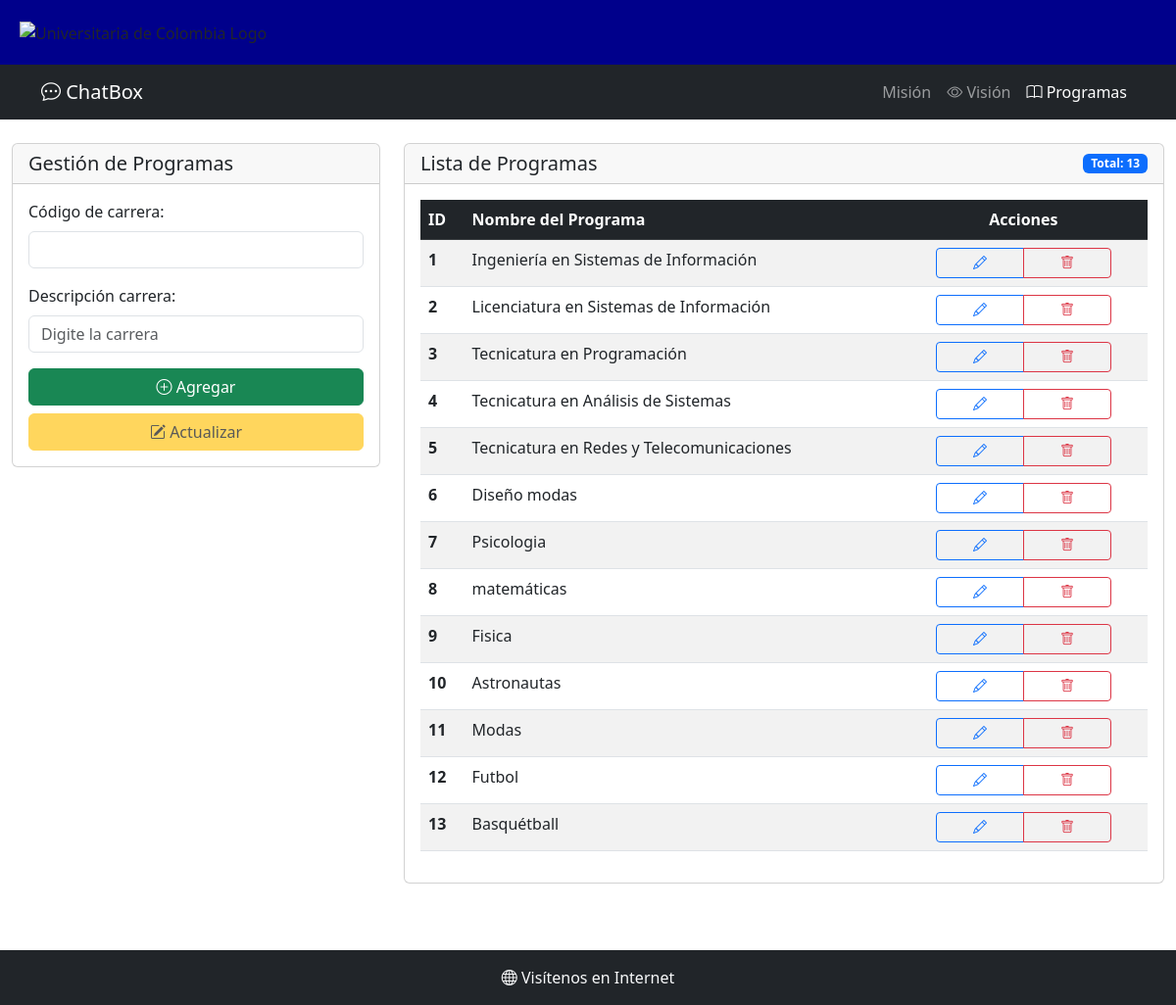
The app's page /programas, older data.
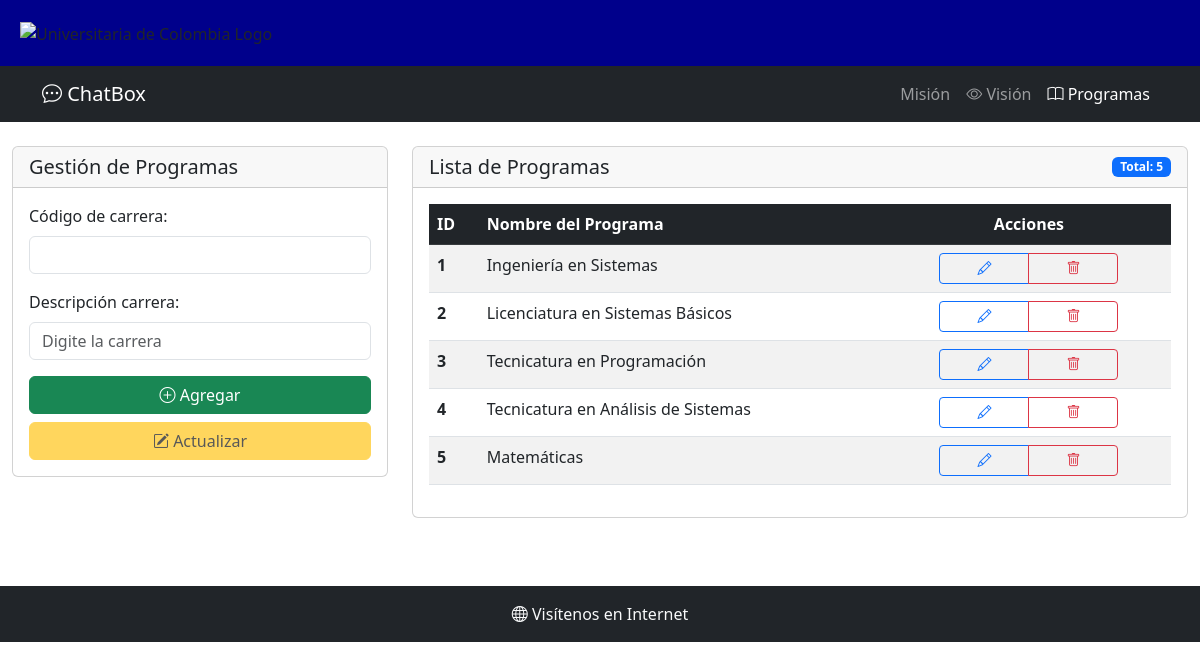
The same page, newer data.
### tables this page shows
CREATE TABLE programas (
    codcarrera INTEGER PRIMARY KEY AUTOINCREMENT,
    descarrera TEXT NOT NULL UNIQUE
);

### main.py (the view, shortened to what this page needs)
@app.route("/programas", methods=["GET", "POST"])
def programas():
    conn = create_connection(DB_FILE)
    cursor = conn.cursor()
    cursor.execute("SELECT * FROM programas ORDER BY codcarrera")
    rows = cursor.fetchall()
    conn.close()
    return render_template("programas.html", programas=rows)

### conexion.py (called while the page is built)
def create_connection(db_file):
    try:
        connection = sqlite3.connect(db_file)
        connection.row_factory = sqlite3.Row  # Acceso a columnas por nombre
        print(f"Conexión exitosa a SQLite: {db_file}")
        return connection
    except sqlite3.Error as e:
        print(f"Error al conectar a SQLite: {e}")
        return None

### templates/programas.html (shortened to what this page needs)
{% extends 'base.html' %}
{% block content %}
<div class="row">
    <div class="col-md-4">
        <div class="card">
            <div class="card-header">
                <h5 class="card-title mb-0">Gestión de Programas</h5>
            </div>
            <div class="card-body">
                <form id="programaForm">
                    <div class="mb-3">
                        <label for="codcarrera" class="form-label">Código de carrera:</label>
                        <input type="number" class="form-control" id="codcarrera" name="codcarrera" required>
                    </div>
                    <div class="mb-3">
                        <label for="descarrera" class="form-label">Descripción carrera:</label>
                        <input type="text" class="form-control" id="descarrera" name="descarrera" placeholder="Digite la carrera" required>
                    </div>
                    <div class="d-grid gap-2">
                        <button type="submit" id="btnAgregar" class="btn btn-success">
                            <i class="bi bi-plus-circle"></i> Agregar
                        </button>
                        <button type="button" id="btnActualizar" class="btn btn-warning" disabled>
                            <i class="bi bi-pencil-square"></i> Actualizar
                        </button>
                    </div>
                </form>
            </div>
        </div>
    </div>
    <div class="col-md-8">
        <div class="card">
            <div class="card-header d-flex justify-content-between align-items-center">
                <h5 class="card-title mb-0">Lista de Programas</h5>
                <span class="badge bg-primary" id="totalProgramas">Total: {{ programas|length }}</span>
            </div>
            <div class="card-body">
                {% if programas %}
                <div class="table-responsive">
                    <table class="table table-striped table-hover" id="tablaProgramas">
                        <thead class="table-dark">
                            <tr>
                                <th scope="col">ID</th>
                                <th scope="col">Nombre del Programa</th>
                                <th scope="col" class="text-center">Acciones</th>
                            </tr>
                        </thead>
                        <tbody>
                            {% for prog in programas %}
                            <tr>
                                <td><strong>{{ prog[0] }}</strong></td>
                                <td>{{ prog[1] }}</td>
                                <td class="text-center">
                                    <div class="btn-group" role="group">
                                        <button type="button" class="btn btn-outline-primary btn-sm"
                                                onclick="cargarPrograma('{{ prog[0] }}')"
                                                title="Modificar">
                                            <i class="bi bi-pencil"></i>
                                        </button>
                                        <button type="button" class="btn btn-outline-danger btn-sm"
                                                onclick="eliminarPrograma('{{ prog[0] }}')"
                                                title="Eliminar">
                                            <i class="bi bi-trash"></i>
                                        </button>
                                    </div>
                                </td>
                            </tr>
                            {% endfor %}
                        </tbody>
                    </table>
                </div>
                {% endif %}
            </div>
        </div>
    </div>
</div>
{% endblock %}

### templates/base.html (shortened to what this page needs)
<!DOCTYPE html>
<html lang="es">
<head>
    <link href="https://cdn.jsdelivr.net/npm/bootstrap@5.3.0/dist/css/bootstrap.min.css" rel="stylesheet">
    <link href="https://cdn.jsdelivr.net/npm/bootstrap-icons@1.10.0/font/bootstrap-icons.css" rel="stylesheet">
    <link rel="stylesheet" href="../static/css/style.css">
</head>
<body>
    <div class="estimgu">
        <img src="https://universitariadecolombia.edu.co/wp-content/uploads/2025/04/Logo_universitaria_white_3-1.png"
             srcset="https://universitariadecolombia.edu.co/wp-content/uploads/2025/04/Logo_universitaria_white_3-1.png 1x"
             alt="Universitaria de Colombia Logo"
             data-retina_logo_url=""
             class="fusion-standard-logo">
    </div>
    <nav class="navbar navbar-expand-sm navbar-dark bg-dark">
        <div class="container">
            <a class="navbar-brand" href="{{url_for('index')}}">
                <i class="bi bi-chat-dots"></i> ChatBox
            </a>
            <div class="collapse navbar-collapse" id="navbarNav">
                <ul class="navbar-nav ms-auto">
                    <li class="nav-item">
                        <a class="nav-link {% if request.endpoint == 'mision' %}active{% endif %}" href="{{url_for('mision')}}">
                             Misión
                        </a>
                    </li>
                    <li class="nav-item">
                        <a class="nav-link {% if request.endpoint == 'vision' %}active{% endif %}" href="{{url_for('vision')}}">
                            <i class="bi bi-eye"></i> Visión
                        </a>
                    </li>
                    <li class="nav-item">
                        <a class="nav-link {% if request.endpoint == 'programas' %}active{% endif %}" href="{{url_for('programas')}}">
                            <i class="bi bi-book"></i> Programas
                        </a>
                    </li>
                </ul>
            </div>
        </div>
    </nav>
    <div class="container-fluid mt-4">
        {% block content %}
        {% endblock %}
    </div>
    <div class="espacio"></div>
    <footer class="bg-dark text-light py-3 mt-5">
        <div class="container text-center">
            <p class="mb-0">
                <a href="https://www.google.com" target="_blank" class="text-decoration-none text-light">
                    <i class="bi bi-globe"></i> Visítenos en Internet
                </a>
            </p>
        </div>
    </footer>
</body>
</html>

### static/css/style.css (style rules this page uses)
.estimgu { background-color: darkblue; padding:20px; }
.fusion-standard-logo { width:250px; height:65px; }
.espacio { height: 20px; }
.btn { min-width: 90px; }

Row changes from the older to the newer data that the page shows:
removed programas: codcarrera "6", descarrera "Diseño modas"
removed programas: codcarrera "7", descarrera "Psicologia"
removed programas: codcarrera "8", descarrera "matemáticas"
removed programas: codcarrera "9", descarrera "Fisica"
removed programas: codcarrera "10", descarrera "Astronautas"
removed programas: codcarrera "11", descarrera "Modas"
removed programas: codcarrera "12", descarrera "Futbol"
removed programas: codcarrera "13", descarrera "Basquétball"
changed programas id 1: descarrera "Ingeniería en Sistemas de Información" → "Ingeniería en Sistemas"
changed programas id 2: descarrera "Licenciatura en Sistemas de Información" → "Licenciatura en Sistemas Básicos"
changed programas id 5: descarrera "Tecnicatura en Redes y Telecomunicaciones" → "Matemáticas"
Text that changed along with them:
{{ programas|length }}: "13" → "5"
